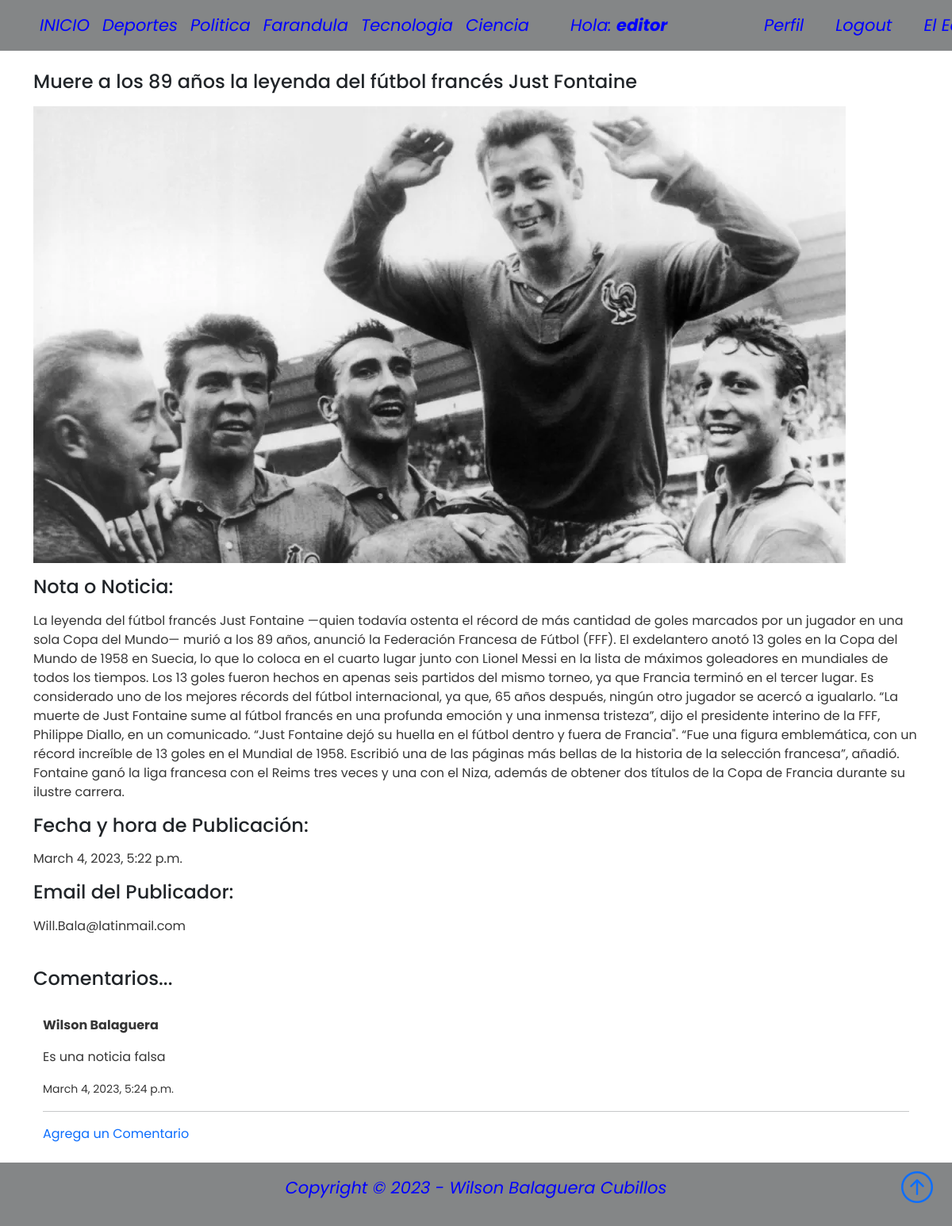
Screenshot of /deporteDetalle/12/ (signed in) with the database file from the repository.
### AppNoticias/models.py (models this page shows, shortened)
class NotasNoticias(models.Model):
    NotasNoticiasSeleccion = (
    ('deporte','Deporte'),
    ('politica', 'Politica'),
    ('farandula','Farandula'),
    ('tecnologia','Tecnologia'),
    ('ciencia','Ciencia'),
    )
    usuario = models.ForeignKey(User, on_delete=models.CASCADE, null=True, blank=True)
    titulo = models.CharField(max_length=200)
    noticia = models.CharField(max_length=15, choices=NotasNoticiasSeleccion, default='deportes')
    descripcion = models.TextField(null=False, blank=False)
    fechaPublicacion = models.DateTimeField(auto_now_add=True)
    telefonoContacto = models.IntegerField()
    emailContacto = models.EmailField()
    imagenNoticias = models.ImageField(null=False, blank=False, upload_to="imagenes/")
    class Meta:
        ordering = ['usuario', '-fechaPublicacion']

class Comentario(models.Model):
    comentario = models.ForeignKey(NotasNoticias, related_name='comentarios', on_delete=models.CASCADE, null=True)
    nombre = models.CharField(max_length=40)
    mensaje = models.TextField(null=False, blank=False)
    fechaComentario = models.DateTimeField(auto_now_add=True)
    class Meta:
        ordering = ['-fechaComentario']

### AppNoticias/views.py (the view)
# urls.py: path('deporteDetalle/<int:pk>/', DeporteDetalle.as_view(), name='deporte'),
class DeporteDetalle(LoginRequiredMixin, DetailView):
    model = NotasNoticias
    context_object_name = 'deporte'
    template_name = 'AppNoticias/deporteDetalle.html'

### AppNoticias/templates/AppNoticias/deporteDetalle.html
{% extends 'AppNoticias/padre.html' %}
{% block content %}
<br>
<br>
<div class="container">
<p><h4>{{deporte.titulo}}</h4></p>
{% if deporte.imagenNoticias %}
    <p><img src="{{deporte.imagenNoticias.url}}" alt=""></p>
{% endif %}
<p><h4>Nota o Noticia:</h4></p>
<p>{{deporte.descripcion}}</p>
<p><h4>Fecha y hora de Publicación:</h4></p>
<p>{{deporte.fechaPublicacion}}</p>
<p><h4>Email del Publicador:</h4></p>
<p>{{deporte.emailContacto}}</p>
</div>
<br>
<div class="container">
    <h4>Comentarios...</h4>
    <br>
    <div class="container">
    {% if not deporte.comentarios.all %}
        No han comentado esta noticia de deporte
    {% else %}
        {% for comentario in deporte.comentarios.all %}
        <p><strong>{{comentario.nombre}}</strong></p>
        <p>{{comentario.mensaje}}</p>
        <p><small>{{comentario.fechaComentario}}</small></p>
        <hr>
        {% endfor %}
    {% endif %}
    <a href="{% url 'comentario' deporte.pk %}">Agrega un Comentario</a>
    </div>
</div>
<br>
{% endblock %}

### AppNoticias/templates/AppNoticias/padre.html (shortened to what this page needs)
{% load static %}
<!DOCTYPE html>
<html lang="en">
<head>
    <link href="https://cdn.jsdelivr.net/npm/bootstrap@5.0.2/dist/css/bootstrap.min.css" rel="stylesheet"
>
    <link rel="stylesheet" href="https://cdn.jsdelivr.net/npm/bootstrap-icons@1.3.0/font/bootstrap-icons.css">
    <link rel="stylesheet" type="text/css" href="{% static 'style.css' %}">
</head>
<body style="position: relative; padding-bottom: 5em; min-height: 100vh;">
    <nav class="navbar navbar-expand-sm bg-dark navbar-dark py-2 fixed-top">
      <div class="container">
          <div class="collapse navbar-collapse" id="navmenu">
              <ul class="navbar-nav mr-auto">
                <li class="nav-item">
                  <a class="nav-link" href="{% url 'padre' %}"><span class="antSpan">INICIO</span></a>
                </li>
                <li class="nav-item">
                  <a class="nav-link" href="{% url 'deportes' %}"><span class="antSpan">Deportes</span></a>
                </li>
                <li class="nav-item">
                  <a class="nav-link" href="{% url 'politicas' %}"><span class="antSpan">Politica</span></a>
                </li>
                <li class="nav-item">
                  <a class="nav-link" href="{% url 'farandulas' %}"><span class="antSpan">Farandula</span></a>
                </li>
                <li class="nav-item">
                  <a class="nav-link" href="{% url 'tecnologias' %}"><span class="antSpan">Tecnologia</span></a>
                </li>
                <li class="nav-item">
                  <a class="nav-link" href="{% url 'ciencias' %}"><span class="antSpan">Ciencia</span></a>
                </li>
                <div class="container"></div>
                {% if request.user.is_authenticated %}
                <div class="container">
                <li class="antContai2">
                  <a class="nav-link"><span class="antSpan">Hola: <strong>{{request.user.first_name}}</strong></span></a>
                </li>
                </div>
                <div class="container">
                <li class="nav-item">
                  <a class="nav-link" href="{% url 'editar_perfil' %}"><span class="antSpan">Perfil</span></a>
                </li>
                </div>
                <div class="container">
                <li class="nav-item">
                  <a class="nav-link" href="{% url 'logout' %}"><span class="antSpan">Logout</span></a>
                </li>
                </div>
                <div class="container">
                <li class="antContai">
                  <a class="nav-link" href="{% url 'acerca_del_editor' %}"><span class="antSpan">El Editor</span></a>
                </li>
                </div>
              {% endif %}
           </ul>
          </div>
      </div>
  </nav>
      {% block content %}{% endblock %}
  <footer class="p-3 bg-dark" style="position: absolute; bottom: 0; width: 100%;">
      <div class="container">
          <p class="antSpan">Copyright &copy; 2023 - Wilson Balaguera Cubillos</p>
          <a href="{% url 'padre' %}" class="position-absolute bottom-0 end-0 p-4">
              <i class="bi bi-arrow-up-circle h1"></i>
          </a>
      </div>
  </footer>
</body>
</html>

### AppNoticias/static/style.css (style rules this page uses)
body { background-color: white; font-family: 'Poppins', 'Nunito', sans-serif; padding-top: 25px; }
a { text-decoration: none; }
li { text-decoration: none; }
p { color: #363636; }
.bg-dark { background-color: gray!important; }

### AppNoticias/templates/AppNoticias/padre.html (style rules this page uses)
.antSpan { font-size: 21px; font-style: italic; color: blue; }
.antContai { width: 100px; text-align: center; display: flex; align-items: center; }
.antContai2 { width: 220px; text-align: center; display: flex; align-items: center; }
.bg-dark { background-color: #848687!important; text-align: center!important; }
.navbar-expand-sm .navbar-collapse { display: flex!important; flex-basis: auto; align-items: center!important; }

### rows the page displays
NotasNoticias: titulo "Muere a los 89 años la leyenda del fútbol francés Just Fontaine", imagenNoticias (picture), descripcion "La leyenda del fútbol francés Just Fontaine —quien todavía ostenta el récord de más cantidad de goles marcados por un jugador en una sola Copa del Mundo— murió a los 89 años, anunció la Federación Francesa de Fútbol (FFF). El exdelantero anotó 13 goles en la Copa del Mundo de 1958 en Suecia, lo que lo coloca en el cuarto lugar junto con Lionel Messi en la lista de máximos goleadores en mundiales de todos los tiempos. Los 13 goles fueron hechos en apenas seis partidos del mismo torneo, ya que Francia terminó en el tercer lugar. Es considerado uno de los mejores récords del fútbol internacional, ya que, 65 años después, ningún otro jugador se acercó a igualarlo. “La muerte de Just Fontaine…", fechaPublicacion "March 4, 2023, 5:22 p.m.", emailContacto "Will.Bala@latinmail.com"
Comentario: nombre "Wilson Balaguera", mensaje "Es una noticia falsa", fechaComentario "March 4, 2023, 5:24 p.m."

### other values shown
{{ request.user.first_name }} "editor"
